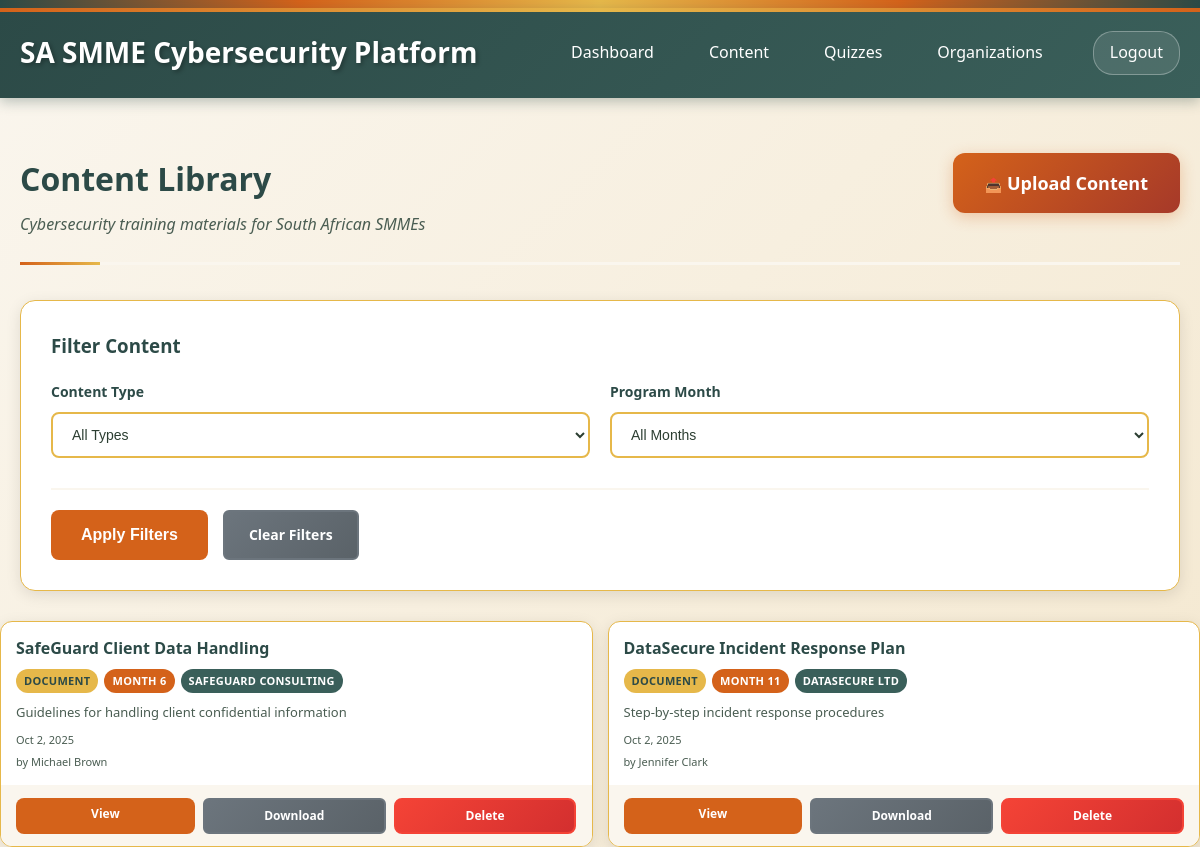
Page /content_list.php (signed in) on the earlier database version.
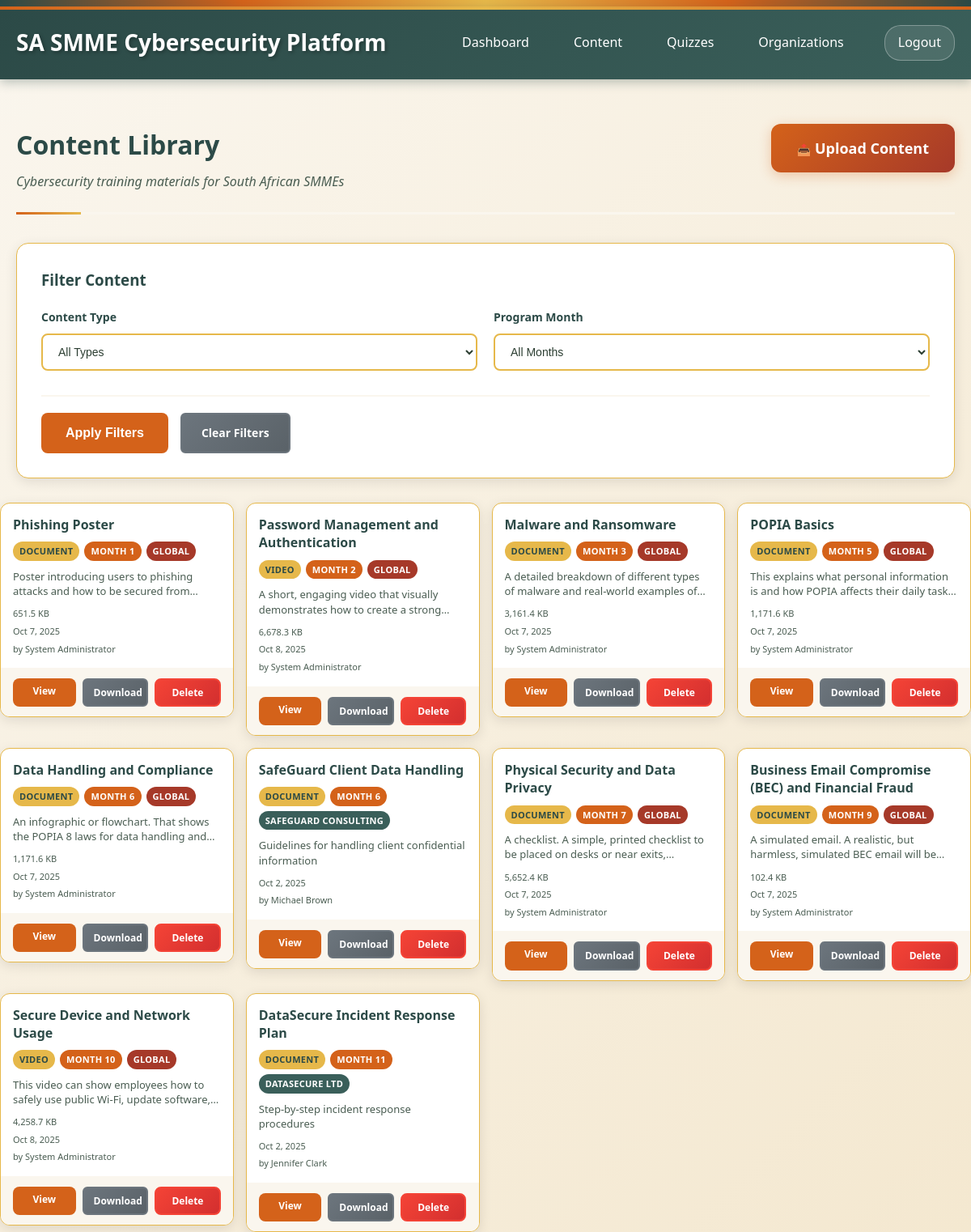
Same page on the later database version.
### tables this page shows
CREATE TABLE content (
    id INTEGER PRIMARY KEY AUTOINCREMENT,
    organization_id INTEGER, -- NULL for global content
    title VARCHAR(255) NOT NULL,
    description TEXT,
    file_path VARCHAR(500),
    file_name VARCHAR(255),
    file_size INTEGER,
    external_url VARCHAR(500), -- For YouTube, external links
    content_type_id INTEGER NOT NULL,
    month_number INTEGER CHECK (month_number >= 1 AND month_number <= 12), -- 1-12 for program months
    target_audience TEXT, -- JSON array of roles/departments
    is_mandatory BOOLEAN DEFAULT 1,
    uploaded_by INTEGER NOT NULL,
    is_active BOOLEAN DEFAULT 1,
    created_at TIMESTAMP DEFAULT CURRENT_TIMESTAMP,
    updated_at TIMESTAMP DEFAULT CURRENT_TIMESTAMP,
    FOREIGN KEY (organization_id) REFERENCES organizations(id),
    FOREIGN KEY (content_type_id) REFERENCES content_types(id),
    FOREIGN KEY (uploaded_by) REFERENCES users(id)
);

CREATE TABLE content_types (
    id INTEGER PRIMARY KEY AUTOINCREMENT,
    name VARCHAR(50) UNIQUE NOT NULL,
    description TEXT,
    file_extensions TEXT, -- JSON array of allowed extensions
    max_file_size INTEGER DEFAULT 10485760, -- 10MB default
    created_at TIMESTAMP DEFAULT CURRENT_TIMESTAMP
);

CREATE TABLE organizations (
    id INTEGER PRIMARY KEY AUTOINCREMENT,
    name VARCHAR(100) NOT NULL,
    registration_number VARCHAR(50),
    industry VARCHAR(50),
    size_category VARCHAR(20) CHECK (size_category IN ('micro', 'small', 'medium')),
    contact_email VARCHAR(100) NOT NULL,
    contact_phone VARCHAR(20),
    address TEXT,
    subscription_plan VARCHAR(20) DEFAULT 'basic',
    subscription_status VARCHAR(20) DEFAULT 'active' CHECK (subscription_status IN ('active', 'suspended', 'cancelled')),
    settings TEXT, -- JSON for organization-specific settings
    is_active BOOLEAN DEFAULT 1,
    created_at TIMESTAMP DEFAULT CURRENT_TIMESTAMP,
    updated_at TIMESTAMP DEFAULT CURRENT_TIMESTAMP
);

### src/content_list.php (the view, shortened to what this page needs)
<?php
require_once __DIR__ . '/config/db.php';
$where_conditions = ['c.is_active = 1'];
$params = [];
$where_clause = implode(' AND ', $where_conditions);
try {
    $stmt = $pdo->prepare("
        SELECT c.*, ct.name as content_type_name, o.name as organization_name,
               u.first_name || ' ' || u.last_name as uploaded_by_name
        FROM content c
        LEFT JOIN content_types ct ON c.content_type_id = ct.id
        LEFT JOIN organizations o ON c.organization_id = o.id
        LEFT JOIN users u ON c.uploaded_by = u.id
        WHERE $where_clause
        ORDER BY c.month_number ASC, c.created_at DESC
    ");
    $stmt->execute($params);
    $content_list = $stmt->fetchAll(PDO::FETCH_ASSOC);
} catch (PDOException $e) {
    $content_list = [];
    $error = "Error loading content: " . $e->getMessage();
}
?>
<!DOCTYPE html>
<html lang="en">
<head>
    <link rel="stylesheet" href="assets/webdesign-style.css">
</head>
<body>
    <div class="african-border"></div>
    <div class="header">
        <div class="header-left">
            <h1>SA SMME Cybersecurity Platform</h1>
        </div>
        <div class="header-right">
            <nav class="nav-links">
                <a href="dashboard.php">Dashboard</a>
                <a href="content_list.php">Content</a>
                <a href="quiz_list.php">Quizzes</a>
                <?php if ($_SESSION['role'] === 'system_admin'): ?>
                    <a href="organization_management.php">Organizations</a>
                <?php elseif ($_SESSION['role'] === 'org_admin'): ?>
                    <a href="user_management.php">Users</a>
                <?php endif; ?>
            </nav>
            <div class="user-section">
                <a href="logout.php" class="logout-btn">Logout</a>
            </div>
        </div>
    </div>
    <div class="container">
        <div class="page-header-section">
            <div class="page-title-area">
                <h2 class="page-title">Content Library</h2>
                <p class="page-subtitle">Cybersecurity training materials for South African SMMEs</p>
            </div>
            <?php if (in_array($_SESSION['role'], ['system_admin', 'org_admin'])): ?>
                <div class="page-actions">
                    <a href="content_upload.php" class="btn-primary create-quiz-btn">
                        <span class="btn-icon">📤</span>
                        <span class="btn-text">Upload Content</span>
                    </a>
                </div>
            <?php endif; ?>
        </div>
        <div class="form-card" style="margin-bottom: 30px;">
            <h3 style="margin-bottom: 20px; color: var(--primary-dark);">Filter Content</h3>
            <form method="GET" action="">
                <div class="form-row">
                    <div class="form-group half-width">
                        <label for="type">Content Type</label>
                        <select id="type" name="type">
                            <option value="">All Types</option>
                        </select>
                    </div>
                    <div class="form-group half-width">
                        <label for="month">Program Month</label>
                        <select id="month" name="month">
                            <option value="">All Months</option>
                        </select>
                    </div>
                </div>
                <div class="form-actions">
                    <button type="submit" class="btn-primary">Apply Filters</button>
                    <a href="content_list.php" class="btn-secondary">Clear Filters</a>
                    </div>
                </div>
        </div>
        <?php if (empty($content_list)): ?>
            <div class="info-card" style="text-align: center; padding: 40px;">
                <h3>No content found</h3>
                <p>Try adjusting your filters or upload some content to get started.</p>
                <?php if (in_array($_SESSION['role'], ['system_admin', 'org_admin'])): ?>
                    <div style="margin-top: 20px;">
                        <a href="content_upload.php" class="btn-primary">Upload your first content</a>
                    </div>
                <?php endif; ?>
            </div>
        <?php else: ?>
            <div class="content-grid">
                <?php foreach ($content_list as $content): ?>
                    <div class="content-card">
                        <div class="content-header">
                            <h3><?php echo htmlspecialchars($content['title']); ?></h3>
                            <div class="content-badges">
                                <span class="badge badge-type">
                                    <?php echo htmlspecialchars($content['content_type_name']); ?>
                                </span>
                                <?php if ($content['month_number']): ?>
                                    <span class="badge badge-month">
                                        Month <?php echo $content['month_number']; ?>
                                    </span>
                                <?php endif; ?>
                                <?php if ($content['organization_name']): ?>
                                    <span class="badge badge-org">
                                        <?php echo htmlspecialchars($content['organization_name']); ?>
                                    </span>
                                <?php else: ?>
                                    <span class="badge badge-global">Global</span>
                                <?php endif; ?>
                            </div>
                            <?php if ($content['description']): ?>
                                <p class="content-description">
                                    <?php echo htmlspecialchars($content['description']); ?>
                                </p>
                            <?php endif; ?>
                            <div class="content-meta">
                                <?php if ($content['file_size']): ?>
                                    <span><?php echo number_format($content['file_size'] / 1024, 1); ?> KB</span>
                                <?php endif; ?>
                                <span><?php echo date('M j, Y', strtotime($content['created_at'])); ?></span>
                                <?php if ($content['uploaded_by_name']): ?>
                                    <span>by <?php echo htmlspecialchars($content['uploaded_by_name']); ?></span>
                                <?php endif; ?>
                            </div>
                        </div>
                        <div class="content-actions">
                            <?php if ($content['external_url']): ?>
                                <a href="<?php echo htmlspecialchars($content['external_url']); ?>"
                                   target="_blank" class="btn-primary">
                                    Open Link
                                </a>
                            <?php elseif ($content['file_path']): ?>
                                <a href="view_content.php?id=<?php echo $content['id']; ?>"
                                   class="btn-primary">
                                    View
                                </a>
                                <a href="download_content.php?id=<?php echo $content['id']; ?>"
                                   class="btn-secondary">
                                    Download
                                </a>
                            <?php endif; ?>
                            <?php if (in_array($_SESSION['role'], ['system_admin', 'org_admin'])): ?>
                                <a href="content_list.php?delete=<?php echo $content['id']; ?>"
                                   class="btn-danger"
                                   onclick="return confirm('Are you sure you want to delete this content?')">
                                    Delete
                                </a>
                            <?php endif; ?>
                        </div>
                    </div>
                <?php endforeach; ?>
            </div>
        <?php endif; ?>
</body>
</html>

Differences in the rows shown:
added content: title "Phishing Poster", content_type.name "DOCUMENT", month_number "1", shows "GLOBAL", description "Poster introducing users to phishing attacks and how to be secured…", $content['file_size']/1024 "651.5", created_at "Oct 7, 2025", uploaded_by_name "System Administrator"
added content: title "Password Management and Authentication", content_type.name "VIDEO", month_number "2", shows "GLOBAL", description "A short, engaging video that visually demonstrates how to create a…", $content['file_size']/1024 "6,678.3", created_at "Oct 8, 2025", uploaded_by_name "System Administrator"
added content: title "Malware and Ransomware", content_type.name "DOCUMENT", month_number "3", shows "GLOBAL", description "A detailed breakdown of different types of malware and real-world examples…", $content['file_size']/1024 "3,161.4", created_at "Oct 7, 2025", uploaded_by_name "System Administrator"
added content: title "POPIA Basics", content_type.name "DOCUMENT", month_number "5", shows "GLOBAL", description "This explains what personal information is and how POPIA affects their daily…", $content['file_size']/1024 "1,171.6", created_at "Oct 7, 2025", uploaded_by_name "System Administrator"
added content: title "Data Handling and Compliance", content_type.name "DOCUMENT", month_number "6", shows "GLOBAL", description "An infographic or flowchart. That shows the POPIA 8 laws for data handling…", $content['file_size']/1024 "1,171.6", created_at "Oct 7, 2025", uploaded_by_name "System Administrator"
added content: title "Physical Security and Data Privacy", content_type.name "DOCUMENT", month_number "7", shows "GLOBAL", description "A checklist. A simple, printed checklist to be placed on desks or near…", $content['file_size']/1024 "5,652.4", created_at "Oct 7, 2025", uploaded_by_name "System Administrator"
added content: title "Business Email Compromise (BEC) and Financial Fraud", content_type.name "DOCUMENT", month_number "9", shows "GLOBAL", description "A simulated email. A realistic, but harmless, simulated BEC email will…", $content['file_size']/1024 "102.4", created_at "Oct 7, 2025", uploaded_by_name "System Administrator"
added content: title "Secure Device and Network Usage", content_type.name "VIDEO", month_number "10", shows "GLOBAL", description "This video can show employees how to safely use public Wi-Fi, update…", $content['file_size']/1024 "4,258.7", created_at "Oct 8, 2025", uploaded_by_name "System Administrator"
